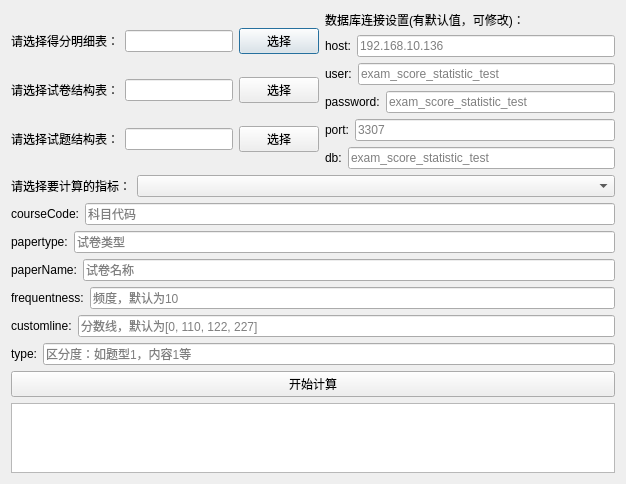
<?xml version="1.0" encoding="UTF-8"?>
<ui version="4.0">
 <class>PerformanceAnalysis</class>
 <widget class="QDialog" name="PerformanceAnalysis">
  <property name="geometry">
   <rect>
    <x>0</x>
    <y>0</y>
    <width>626</width>
    <height>482</height>
   </rect>
  </property>
  <property name="windowTitle">
   <string>成绩分析指标计算</string>
  </property>
  <layout class="QVBoxLayout" name="verticalLayout_3">
   <item>
    <layout class="QHBoxLayout" name="horizontalLayout_9">
     <item>
      <layout class="QVBoxLayout" name="verticalLayout_2">
       <item>
        <layout class="QHBoxLayout" name="horizontalLayout">
         <item>
          <widget class="QLabel" name="label">
           <property name="text">
            <string>请选择得分明细表：</string>
           </property>
          </widget>
         </item>
         <item>
          <widget class="QLineEdit" name="lineEdit_score_details"/>
         </item>
         <item>
          <widget class="QPushButton" name="pushButton_scoreDetails">
           <property name="text">
            <string>选择</string>
           </property>
          </widget>
         </item>
        </layout>
       </item>
       <item>
        <layout class="QHBoxLayout" name="horizontalLayout_2">
         <item>
          <widget class="QLabel" name="label_2">
           <property name="text">
            <string>请选择试卷结构表：</string>
           </property>
          </widget>
         </item>
         <item>
          <widget class="QLineEdit" name="lineEdit_paper_struct"/>
         </item>
         <item>
          <widget class="QPushButton" name="pushButton_examStruct">
           <property name="text">
            <string>选择</string>
           </property>
          </widget>
         </item>
        </layout>
       </item>
       <item>
        <layout class="QHBoxLayout" name="horizontalLayout_3">
         <item>
          <widget class="QLabel" name="label_3">
           <property name="text">
            <string>请选择试题结构表：</string>
           </property>
          </widget>
         </item>
         <item>
          <widget class="QLineEdit" name="lineEdit_question"/>
         </item>
         <item>
          <widget class="QPushButton" name="pushButton_questionStruct">
           <property name="text">
            <string>选择</string>
           </property>
          </widget>
         </item>
        </layout>
       </item>
      </layout>
     </item>
     <item>
      <layout class="QVBoxLayout" name="verticalLayout">
       <item>
        <widget class="QLabel" name="label_4">
         <property name="text">
          <string>数据库连接设置(有默认值，可修改)：</string>
         </property>
        </widget>
       </item>
       <item>
        <layout class="QHBoxLayout" name="horizontalLayout_4">
         <item>
          <widget class="QLabel" name="label_5">
           <property name="text">
            <string>host:</string>
           </property>
          </widget>
         </item>
         <item>
          <widget class="QLineEdit" name="lineEdit_host">
           <property name="placeholderText">
            <string>192.168.10.136</string>
           </property>
          </widget>
         </item>
        </layout>
       </item>
       <item>
        <layout class="QHBoxLayout" name="horizontalLayout_5">
         <item>
          <widget class="QLabel" name="label_6">
           <property name="text">
            <string>user:</string>
           </property>
          </widget>
         </item>
         <item>
          <widget class="QLineEdit" name="lineEdit_user">
           <property name="placeholderText">
            <string>exam_score_statistic_test</string>
           </property>
          </widget>
         </item>
        </layout>
       </item>
       <item>
        <layout class="QHBoxLayout" name="horizontalLayout_6">
         <item>
          <widget class="QLabel" name="label_7">
           <property name="text">
            <string>password:</string>
           </property>
          </widget>
         </item>
         <item>
          <widget class="QLineEdit" name="lineEdit_password">
           <property name="placeholderText">
            <string>exam_score_statistic_test</string>
           </property>
          </widget>
         </item>
        </layout>
       </item>
       <item>
        <layout class="QHBoxLayout" name="horizontalLayout_7">
         <item>
          <widget class="QLabel" name="label_8">
           <property name="text">
            <string>port:</string>
           </property>
          </widget>
         </item>
         <item>
          <widget class="QLineEdit" name="lineEdit_port">
           <property name="placeholderText">
            <string>3307</string>
           </property>
          </widget>
         </item>
        </layout>
       </item>
       <item>
        <layout class="QHBoxLayout" name="horizontalLayout_8">
         <item>
          <widget class="QLabel" name="label_9">
           <property name="text">
            <string>db:</string>
           </property>
          </widget>
         </item>
         <item>
          <widget class="QLineEdit" name="lineEdit_db">
           <property name="placeholderText">
            <string>exam_score_statistic_test</string>
           </property>
          </widget>
         </item>
        </layout>
       </item>
      </layout>
     </item>
    </layout>
   </item>
   <item>
    <layout class="QHBoxLayout" name="horizontalLayout_10">
     <item>
      <widget class="QLabel" name="label_10">
       <property name="maximumSize">
        <size>
         <width>120</width>
         <height>16777215</height>
        </size>
       </property>
       <property name="text">
        <string>请选择要计算的指标：</string>
       </property>
      </widget>
     </item>
     <item>
      <widget class="QComboBox" name="comboBox_target">
       <property name="currentText">
        <string/>
       </property>
       <property name="placeholderText">
        <string>***无***</string>
       </property>
      </widget>
     </item>
    </layout>
   </item>
   <item>
    <layout class="QHBoxLayout" name="horizontalLayout_11">
     <item>
      <widget class="QLabel" name="label_courseCode">
       <property name="text">
        <string>courseCode:</string>
       </property>
      </widget>
     </item>
     <item>
      <widget class="QLineEdit" name="lineEdit_courseCode">
       <property name="placeholderText">
        <string>科目代码</string>
       </property>
      </widget>
     </item>
    </layout>
   </item>
   <item>
    <layout class="QHBoxLayout" name="horizontalLayout_12">
     <item>
      <widget class="QLabel" name="label_papertype">
       <property name="text">
        <string>papertype:</string>
       </property>
      </widget>
     </item>
     <item>
      <widget class="QLineEdit" name="lineEdit_papertype">
       <property name="placeholderText">
        <string>试卷类型</string>
       </property>
      </widget>
     </item>
    </layout>
   </item>
   <item>
    <layout class="QHBoxLayout" name="horizontalLayout_13">
     <item>
      <widget class="QLabel" name="label_paperName">
       <property name="text">
        <string>paperName:</string>
       </property>
      </widget>
     </item>
     <item>
      <widget class="QLineEdit" name="lineEdit_paperName">
       <property name="placeholderText">
        <string>试卷名称</string>
       </property>
      </widget>
     </item>
    </layout>
   </item>
   <item>
    <layout class="QHBoxLayout" name="horizontalLayout_14">
     <item>
      <widget class="QLabel" name="label_frequentness">
       <property name="text">
        <string>frequentness:</string>
       </property>
      </widget>
     </item>
     <item>
      <widget class="QLineEdit" name="lineEdit_frequentness">
       <property name="placeholderText">
        <string>频度，默认为10</string>
       </property>
      </widget>
     </item>
    </layout>
   </item>
   <item>
    <layout class="QHBoxLayout" name="horizontalLayout_15">
     <item>
      <widget class="QLabel" name="label_customline">
       <property name="text">
        <string>customline:</string>
       </property>
      </widget>
     </item>
     <item>
      <widget class="QLineEdit" name="lineEdit_customline">
       <property name="placeholderText">
        <string>分数线，默认为[0, 110, 122, 227]</string>
       </property>
      </widget>
     </item>
    </layout>
   </item>
   <item>
    <layout class="QHBoxLayout" name="horizontalLayout_16">
     <item>
      <widget class="QLabel" name="label_type">
       <property name="text">
        <string>type:</string>
       </property>
      </widget>
     </item>
     <item>
      <widget class="QLineEdit" name="lineEdit_type">
       <property name="placeholderText">
        <string>区分度：如题型1，内容1等</string>
       </property>
      </widget>
     </item>
    </layout>
   </item>
   <item>
    <widget class="QPushButton" name="pushButton_count">
     <property name="text">
      <string>开始计算</string>
     </property>
    </widget>
   </item>
   <item>
    <widget class="QPlainTextEdit" name="plainTextEdit_result"/>
   </item>
  </layout>
 </widget>
 <resources/>
 <connections/>
</ui>
